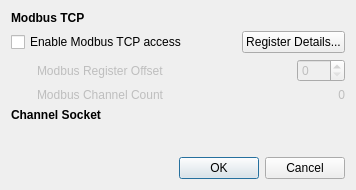
<?xml version="1.0" encoding="UTF-8"?>
<ui version="4.0">
 <class>ConnectivityDialog</class>
 <widget class="QDialog" name="ConnectivityDialog">
  <property name="geometry">
   <rect>
    <x>0</x>
    <y>0</y>
    <width>356</width>
    <height>190</height>
   </rect>
  </property>
  <property name="windowTitle">
   <string>Device Connectivity</string>
  </property>
  <layout class="QVBoxLayout" name="verticalLayout">
   <item>
    <layout class="QGridLayout" name="gridLayout" columnstretch="0,1,0,0">
     <item row="2" column="3">
      <widget class="QSpinBox" name="modbusOffset">
       <property name="enabled">
        <bool>false</bool>
       </property>
       <property name="minimum">
        <number>0</number>
       </property>
       <property name="maximum">
        <number>999</number>
       </property>
       <property name="singleStep">
        <number>1</number>
       </property>
       <property name="value">
        <number>0</number>
       </property>
      </widget>
     </item>
     <item row="0" column="0" colspan="4">
      <widget class="QLabel" name="modbusLabel">
       <property name="font">
        <font>
         <bold>true</bold>
        </font>
       </property>
       <property name="text">
        <string>Modbus TCP</string>
       </property>
      </widget>
     </item>
     <item row="2" column="2">
      <widget class="QLabel" name="blankLabel">
       <property name="text">
        <string/>
       </property>
      </widget>
     </item>
     <item row="2" column="1">
      <widget class="QLabel" name="modbusOffsetLabel">
       <property name="enabled">
        <bool>false</bool>
       </property>
       <property name="text">
        <string>Modbus Register Offset</string>
       </property>
      </widget>
     </item>
     <item row="1" column="0" colspan="2">
      <widget class="QCheckBox" name="modbusCheckBox">
       <property name="text">
        <string>Enable Modbus TCP access</string>
       </property>
      </widget>
     </item>
     <item row="4" column="0" colspan="4">
      <widget class="QLabel" name="channelSocketLabel">
       <property name="font">
        <font>
         <bold>true</bold>
        </font>
       </property>
       <property name="text">
        <string>Channel Socket</string>
       </property>
      </widget>
     </item>
     <item row="2" column="0">
      <spacer name="horizontalSpacer">
       <property name="orientation">
        <enum>Qt::Horizontal</enum>
       </property>
       <property name="sizeType">
        <enum>QSizePolicy::Fixed</enum>
       </property>
       <property name="sizeHint" stdset="0">
        <size>
         <width>20</width>
         <height>13</height>
        </size>
       </property>
      </spacer>
     </item>
     <item row="1" column="2" colspan="2">
      <layout class="QHBoxLayout" name="horizontalLayout">
       <property name="spacing">
        <number>0</number>
       </property>
       <item>
        <spacer name="horizontalSpacer_2">
         <property name="orientation">
          <enum>Qt::Horizontal</enum>
         </property>
         <property name="sizeHint" stdset="0">
          <size>
           <width>0</width>
           <height>0</height>
          </size>
         </property>
        </spacer>
       </item>
       <item>
        <widget class="QPushButton" name="modbusDetails">
         <property name="text">
          <string>Register Details...</string>
         </property>
        </widget>
       </item>
      </layout>
     </item>
     <item row="3" column="1">
      <widget class="QLabel" name="modbusChannelCountLabel">
       <property name="enabled">
        <bool>false</bool>
       </property>
       <property name="text">
        <string>Modbus Channel Count</string>
       </property>
      </widget>
     </item>
     <item row="3" column="2" colspan="2">
      <widget class="QLabel" name="modbusChannelCount">
       <property name="enabled">
        <bool>false</bool>
       </property>
       <property name="text">
        <string>0</string>
       </property>
       <property name="alignment">
        <set>Qt::AlignRight|Qt::AlignTrailing|Qt::AlignVCenter</set>
       </property>
      </widget>
     </item>
    </layout>
   </item>
   <item>
    <spacer name="verticalSpacer">
     <property name="orientation">
      <enum>Qt::Vertical</enum>
     </property>
     <property name="sizeHint" stdset="0">
      <size>
       <width>10</width>
       <height>0</height>
      </size>
     </property>
    </spacer>
   </item>
   <item>
    <widget class="QDialogButtonBox" name="buttonBox">
     <property name="orientation">
      <enum>Qt::Horizontal</enum>
     </property>
     <property name="standardButtons">
      <set>QDialogButtonBox::Cancel|QDialogButtonBox::Ok</set>
     </property>
    </widget>
   </item>
  </layout>
 </widget>
 <resources/>
 <connections>
  <connection>
   <sender>buttonBox</sender>
   <signal>accepted()</signal>
   <receiver>ConnectivityDialog</receiver>
   <slot>accept()</slot>
   <hints>
    <hint type="sourcelabel">
     <x>257</x>
     <y>180</y>
    </hint>
    <hint type="destinationlabel">
     <x>157</x>
     <y>263</y>
    </hint>
   </hints>
  </connection>
  <connection>
   <sender>buttonBox</sender>
   <signal>rejected()</signal>
   <receiver>ConnectivityDialog</receiver>
   <slot>reject()</slot>
   <hints>
    <hint type="sourcelabel">
     <x>304</x>
     <y>180</y>
    </hint>
    <hint type="destinationlabel">
     <x>286</x>
     <y>263</y>
    </hint>
   </hints>
  </connection>
  <connection>
   <sender>modbusCheckBox</sender>
   <signal>toggled(bool)</signal>
   <receiver>modbusOffsetLabel</receiver>
   <slot>setEnabled(bool)</slot>
   <hints>
    <hint type="sourcelabel">
     <x>149</x>
     <y>37</y>
    </hint>
    <hint type="destinationlabel">
     <x>188</x>
     <y>84</y>
    </hint>
   </hints>
  </connection>
  <connection>
   <sender>modbusCheckBox</sender>
   <signal>toggled(bool)</signal>
   <receiver>modbusOffset</receiver>
   <slot>setEnabled(bool)</slot>
   <hints>
    <hint type="sourcelabel">
     <x>220</x>
     <y>54</y>
    </hint>
    <hint type="destinationlabel">
     <x>345</x>
     <y>84</y>
    </hint>
   </hints>
  </connection>
  <connection>
   <sender>modbusCheckBox</sender>
   <signal>toggled(bool)</signal>
   <receiver>modbusChannelCountLabel</receiver>
   <slot>setEnabled(bool)</slot>
   <hints>
    <hint type="sourcelabel">
     <x>135</x>
     <y>41</y>
    </hint>
    <hint type="destinationlabel">
     <x>142</x>
     <y>96</y>
    </hint>
   </hints>
  </connection>
  <connection>
   <sender>modbusCheckBox</sender>
   <signal>toggled(bool)</signal>
   <receiver>modbusChannelCount</receiver>
   <slot>setEnabled(bool)</slot>
   <hints>
    <hint type="sourcelabel">
     <x>114</x>
     <y>48</y>
    </hint>
    <hint type="destinationlabel">
     <x>277</x>
     <y>95</y>
    </hint>
   </hints>
  </connection>
 </connections>
</ui>
